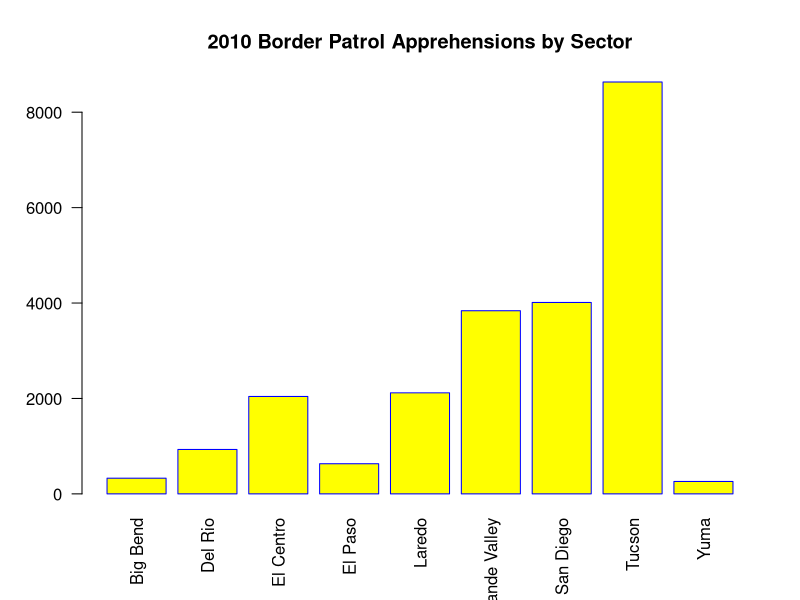
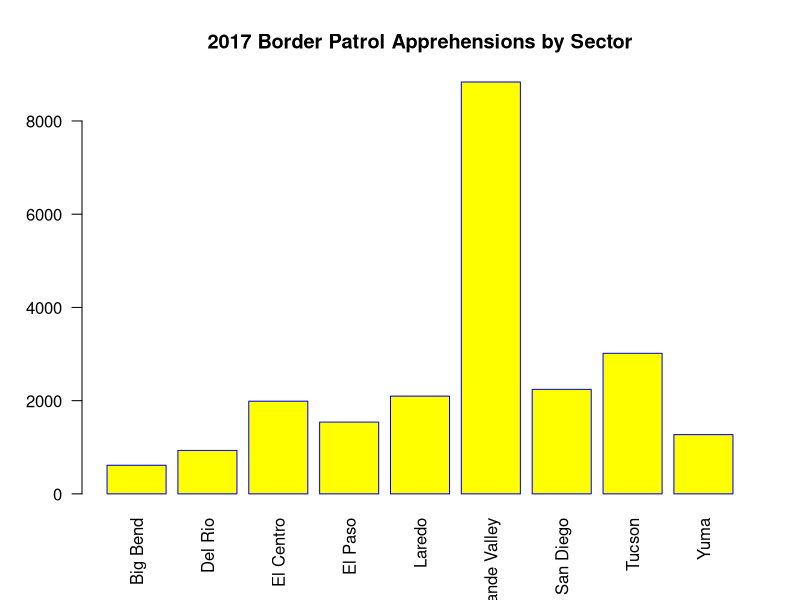
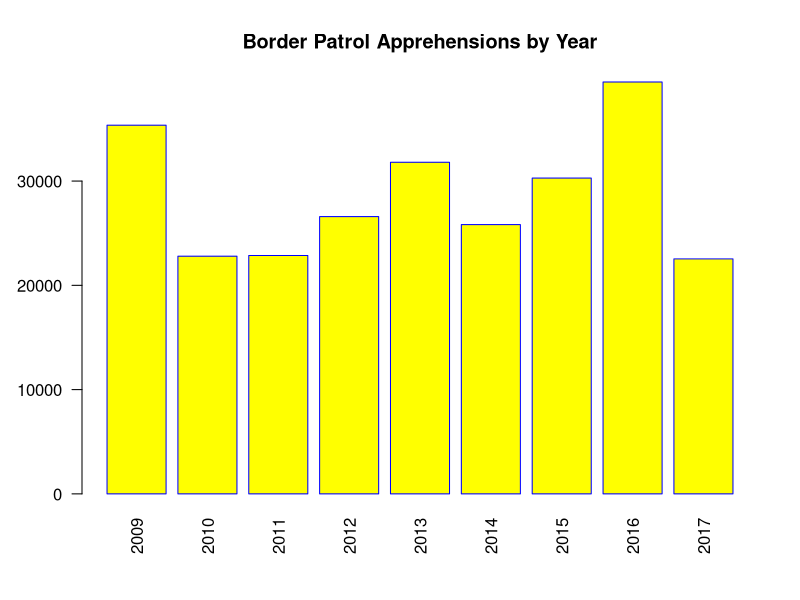
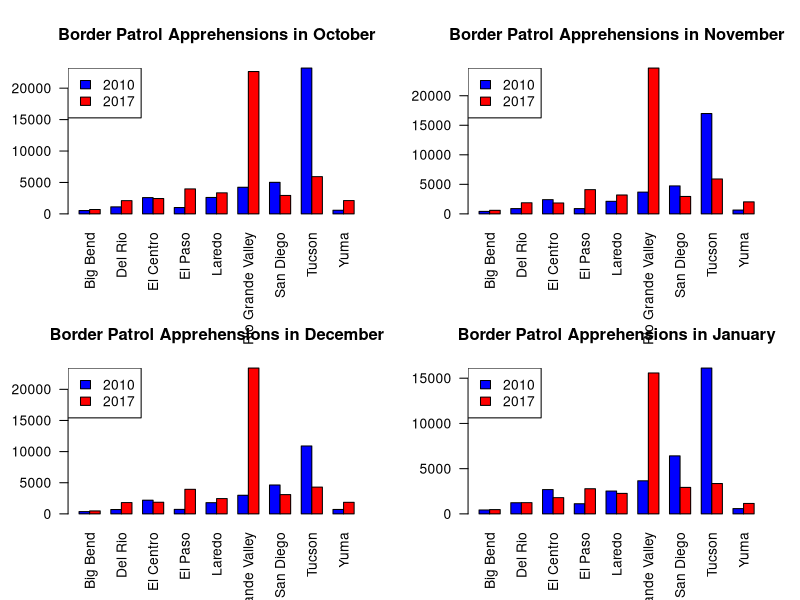
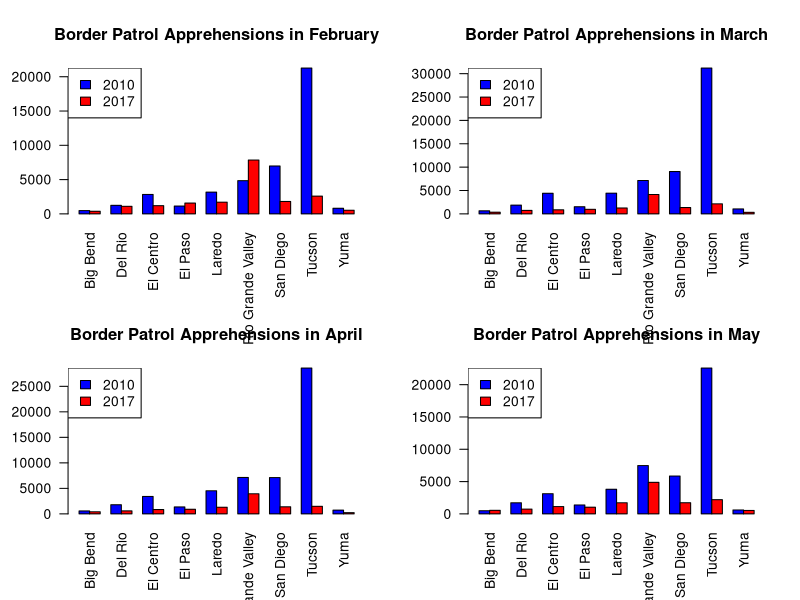
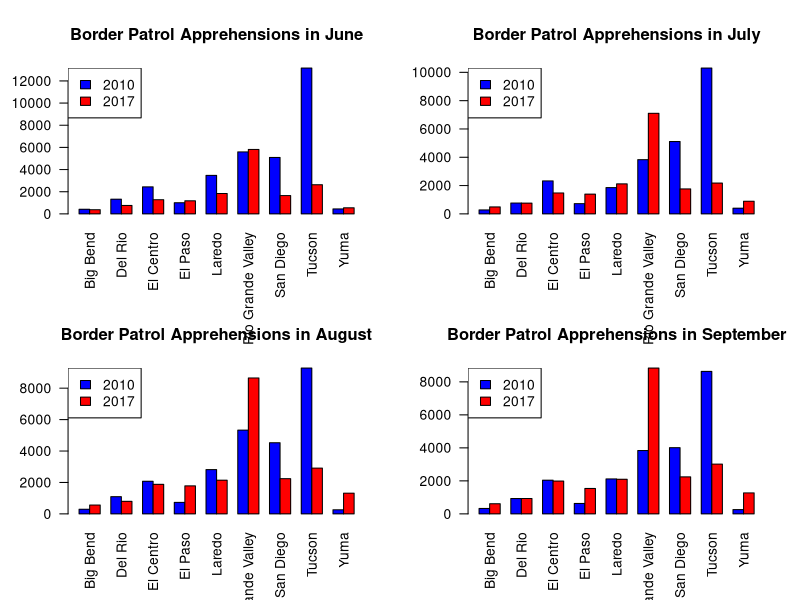
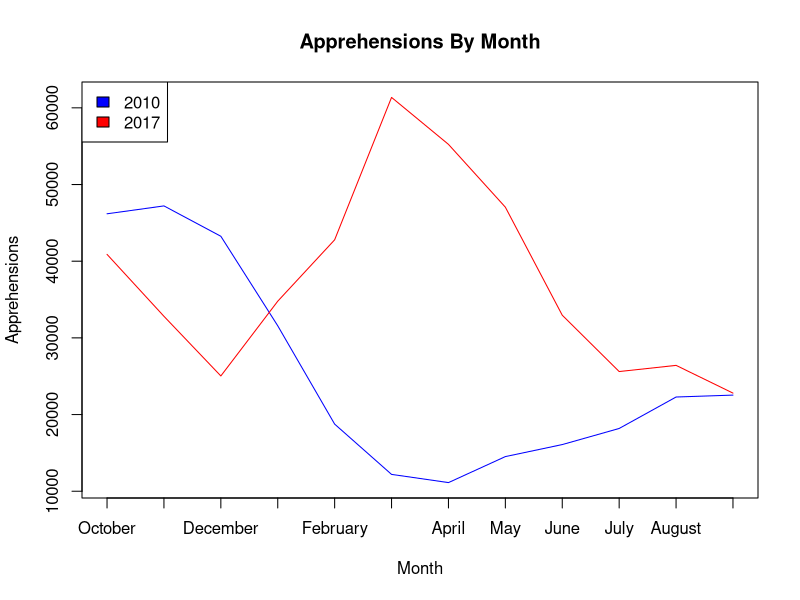

Generate these figures, in order, with R:
## ---- chunk 1
## Reading in Data
BP2010 <- read.csv("BP Apprehensions 2010.csv", header = TRUE, stringsAsFactors = FALSE)
PB2017 <- read.csv("PB Apprehensions 2017.csv", header = TRUE, stringsAsFactors = TRUE)
PBmonthly <- read.csv("monthly_sum.csv", header = TRUE, stringsAsFactors = TRUE)
rownames(PBmonthly) <- PBmonthly[,1]

## Displaying Data By Sector
rownames(BP2010) <- BP2010[,1]
x <- barplot(BP2010[1:9,13], names.arg = rownames(BP2010)[1:9],
        las=2,
        axisnames=TRUE,
        main="2010 Border Patrol Apprehensions by Sector",
        border="blue",
        col="yellow")

rownames(PB2017) <- PB2017[,1]
barplot(PB2017[1:9,13], names.arg = rownames(PB2017)[1:9],
        las=2,
        axisnames=TRUE,
        main="2017 Border Patrol Apprehensions by Sector",
        border="blue",
        col="yellow")

##Display Data By Year
barplot(rev(PBmonthly[1:9,13]), names.arg = rev(rownames(PBmonthly)[1:9]),
        las=2,
        axisnames=TRUE,
        main="Border Patrol Apprehensions by Year",
        border="blue",
        col="yellow")
## ---- chunk 2
## T-test for Tucson in 2010 and Rio Grande Valley in 2017, the sectors with the most apprehensions in those years
t2010 <- t(BP2010)
t2017 <- t(PB2017)
t.test(as.numeric(t2010[2:13, 8]), as.numeric(t2017[2:13, 6]))

## Altering table to see sum of three month periods 
m2010 <- subset(BP2010, select = -c(Sector))
m2010 <- rbind(m2010, colSums(m2010))
m2010 <- cbind(m2010, rowSums(m2010[1:3]))
m2010 <- cbind(m2010, rowSums(m2010[4:6]))
m2010 <- cbind(m2010, rowSums(m2010[7:9]))
m2010 <- cbind(m2010, rowSums(m2010[10:12]))
colnames(m2010) <- c(colnames(m2010)[1:12], "Oct-Dec", "Jan-Mar", "Apr-Jun", "Jul-Aug")

m2017 <- subset(PB2017, select = -c(Sector))
m2017 <- rbind(m2017, colSums(m2017))
m2017 <- cbind(m2017, rowSums(m2017[1:3]))
m2017 <- cbind(m2017, rowSums(m2017[4:6]))
m2017 <- cbind(m2017, rowSums(m2017[7:9]))
m2017 <- cbind(m2017, rowSums(m2017[10:12]))
colnames(m2017) <- c(colnames(m2017)[1:12], "Oct-Dec", "Jan-Mar", "Apr-Jun", "Jul-Aug")
## ---- chunk 3
# T-test for Jan-Mar period for 2010 and Oct-Dec period for 2017
t.test(m2010[1:9, 4:6], m2017[1:9, 1:3])

## Creates a 2 x 9 matrix from the 2010 data and 2017 for specified month
sideBySideMatrix <- function(month){
  matrix(c(BP2010[1:9,month], PB2017[1:9,month]), nrow = 2, byrow = TRUE)
}

## Creates the barplot for a given month
sideBySideBarPlot <- function(month, monthString){
  barplot(sideBySideMatrix(month), names.arg = rownames(BP2010),
          las=2,
          axisnames=TRUE,
          beside=TRUE,
          col=c("blue", "red"),
          main = paste("Border Patrol Apprehensions in", monthString, sep=" "))
  legend("topleft", 
       c("2010", "2017"), 
       fill = c("blue", "red"))
}

## Creates the side by side bar plots for each month
par(mfrow=c(2,2))
sideBySideBarPlot(2, "October")
sideBySideBarPlot(3, "November")
sideBySideBarPlot(4, "December")
sideBySideBarPlot(5, "January")
sideBySideBarPlot(6, "February")
sideBySideBarPlot(7, "March")
sideBySideBarPlot(8, "April")
sideBySideBarPlot(9, "May")
sideBySideBarPlot(10, "June")
sideBySideBarPlot(11, "July")
sideBySideBarPlot(12, "August")
sideBySideBarPlot(13, "September")
par(mfrow=c(1,1))


#overlays the plots of 2 lines 1 blue and 1 red; for use with the apprehensions by month of 2010 and 2017
twolineplot <- function(){
  x <-  factor(2:13, labels = c("October", "November", "December", "January", "February", "March", "April","May","June","July","August","September"))
  t2010 <- as.numeric(PBmonthly[1,2:13])
  t2017 <- as.numeric(PBmonthly[8, 2:13])
  plot.default(t2010 ~ x, type="n", xlab = "Month", ylab = "Apprehensions", main = "Apprehensions By Month", ylim = c(min(t2010),max(t2017)), xaxt = "n")
  axis(1, at = as.numeric(x), labels = levels(x))
  lines(t2010 ~ x, col="blue")
  lines(t2017 ~ x, col="red")
  legend("topleft", 
         c("2010", "2017"), 
         fill = c("blue", "red"))
}
## ---- chunk 4
twolineplot()
